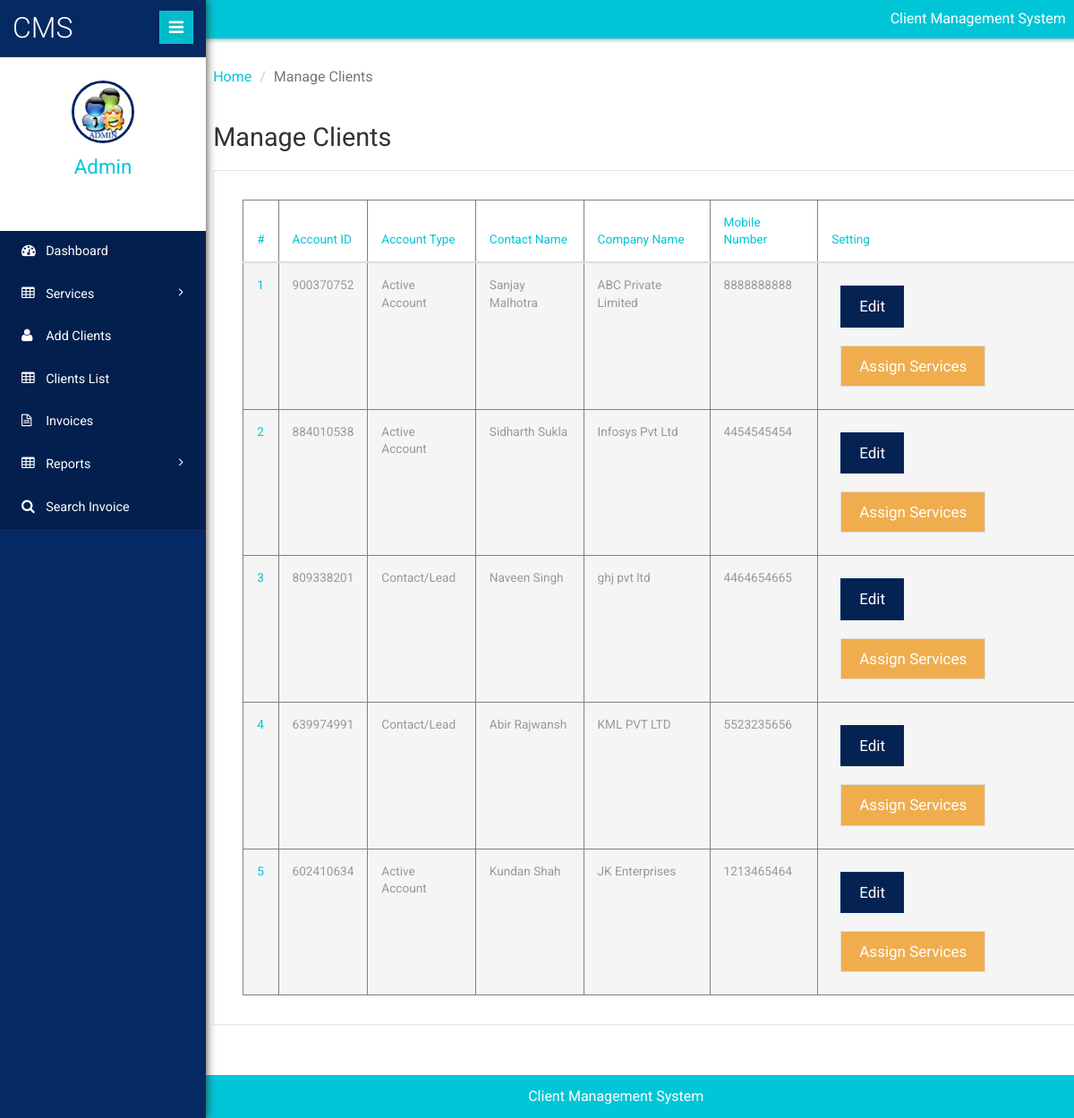
Screenshot of /clientms/admin/manage-client.php (signed in) with the database file from the repository.
### tables this page shows
CREATE TABLE `tblclient` (
  `ID` int(10) NOT NULL,
  `AccountID` int(10) DEFAULT NULL,
  `AccountType` varchar(50) DEFAULT NULL,
  `ContactName` varchar(120) DEFAULT NULL,
  `CompanyName` varchar(120) DEFAULT NULL,
  `Address` varchar(200) DEFAULT NULL,
  `City` varchar(120) DEFAULT NULL,
  `State` varchar(120) DEFAULT NULL,
  `ZipCode` int(10) DEFAULT NULL,
  `Workphnumber` bigint(10) DEFAULT NULL,
  `Cellphnumber` bigint(10) DEFAULT NULL,
  `Otherphnumber` bigint(10) DEFAULT NULL,
  `Email` varchar(200) DEFAULT NULL,
  `WebsiteAddress` varchar(200) DEFAULT NULL,
  `Notes` mediumtext DEFAULT NULL,
  `Password` varchar(200) NOT NULL,
  `CreationDate` timestamp NULL DEFAULT current_timestamp()
);

### clientms/admin/manage-client.php (the view, shortened to what this page needs)
<?php
include('includes/dbconnection.php');
if (strlen($_SESSION['clientmsaid']==0)) {
  header('location:logout.php');
  } else{
  	?>
<!DOCTYPE HTML>
<html>
<head>
	<link href="css/bootstrap.min.css" rel='stylesheet' type='text/css' />
	<link href="css/style.css" rel='stylesheet' type='text/css' />
	<link href="css/font-awesome.css" rel="stylesheet">
	<link rel="stylesheet" href="css/icon-font.min.css" type='text/css' />
</head>
<body>
	<div class="page-container">
		<div class="left-content">
			<div class="inner-content">
				<?php include_once('includes/header.php');?>
				<div class="outter-wp">
					<div class="sub-heard-part">
						<ol class="breadcrumb m-b-0">
							<li><a href="dashboard.php">Home</a></li>
							<li class="active">Manage Clients</li>
						</ol>
					</div>
					<div class="graph-visual tables-main">
						<h3 class="inner-tittle two">Manage Clients </h3>
						<div class="graph">
							<div class="tables">
								<table class="table" border="1"> <thead> <tr> <th>#</th>
									<th>Account ID</th>
									 <th>Account Type</th>
									 <th>Contact Name</th>
									 <th>Company Name</th>
									 <th>Mobile Number</th>
									 <th>Setting</th>
									  </tr>
									   </thead>
									    <tbody>
									    	<?php
$sql="SELECT * from tblclient";
$query = $dbh -> prepare($sql);
$query->execute();
$results=$query->fetchAll(PDO::FETCH_OBJ);
$cnt=1;
if($query->rowCount() > 0)
{
foreach($results as $row)
{               ?>
									     <tr class="active">
									      <th scope="row"><?php echo htmlentities($cnt);?></th>
									       <td><?php  echo htmlentities($row->AccountID);?></td>
									        <td><?php  echo htmlentities($row->AccountType);?></td>
									         <td><?php  echo htmlentities($row->ContactName);?></td>
									         <td><?php  echo htmlentities($row->CompanyName);?></td>
									         <td><?php  echo htmlentities($row->Workphnumber);?></td>
									        <td><a href="edit-client-details.php?editid=<?php echo $row->ID;?>" class="btn btn-primary btn-sm" target="blank">Edit</a>    <a href="add-client-services.php?addid=<?php echo $row->ID;?>" class="btn btn-warning btn-sm">Assign Services</a></td>
									     </tr>
									     <?php $cnt=$cnt+1;}} ?>
									     </tbody> </table>
							</div>
						</div>
					</div>
				</div>
				<?php include_once('includes/footer.php');?>
			</div>
		</div>
		<?php include_once('includes/sidebar.php');?>
	</div>
</body>
</html>
<?php }  ?>

### clientms/admin/includes/sidebar.php (shortened to what this page needs)
 <div class="sidebar-menu">
    <header class="logo">
        <a href="#" class="sidebar-icon"> <span class="fa fa-bars"></span> </a> <a href="dashboard.php"> <span id="logo"> <h1>CMS</h1></span>
        </a>
    </header>
    <div class="down">
        <?php
$aid=$_SESSION['clientmsaid'];
$sql="SELECT AdminName from  tbladmin where ID=:aid";
$query = $dbh -> prepare($sql);
$query->bindParam(':aid',$aid,PDO::PARAM_STR);
$query->execute();
$results=$query->fetchAll(PDO::FETCH_OBJ);
$cnt=1;
if($query->rowCount() > 0)
{
foreach($results as $row)
{               ?>
        <a href="dashboard.php"><img src="images/images.jpg" height="70" width="70"></a>
        <a href="dashboard.php"><span class=" name-caret"><?php  echo $row->AdminName;?></span></a>
        <?php $cnt=$cnt+1;}} ?>
        <ul>
            <li><a class="tooltips" href="admin-profile.php"><span>Profile</span><i class="lnr lnr-user"></i></a></li>
            <li><a class="tooltips" href="change-password.php"><span>Settings</span><i class="lnr lnr-cog"></i></a></li>
            <li><a class="tooltips" href="logout.php"><span>Log out</span><i class="lnr lnr-power-switch"></i></a></li>
        </ul>
    </div>
    <div class="menu">
        <ul id="menu" >
            <li><a href="dashboard.php"><i class="fa fa-tachometer"></i> <span>Dashboard</span></a></li>
            <li id="menu-academico" ><a href="#"><i class="fa fa-table"></i> <span> Services</span> <span class="fa fa-angle-right" style="float: right"></span></a>
            </li>
            <li><a href="add-client.php"><i class="fa fa-user"></i> <span>Add Clients</span></a></li>
            <li><a href="manage-client.php"><i class="fa fa-table"></i> <span>Clients List</span></a></li>
            <li><a href="invoices.php"><i class="fa fa-file-text-o"></i> <span>Invoices</span></a></li>
            <li id="menu-academico" ><a href="#"><i class="fa fa-table"></i> <span> Reports</span> <span class="fa fa-angle-right" style="float: right"></span></a>
            </li>
            <li><a href="search-invoices.php"><i class="fa fa-search"></i> <span>Search Invoice</span></a></li>
        </ul>
    </div>
</div>

### rows the page displays
tblclient: AccountID "900370752", AccountType "Active Account", ContactName "Sanjay Malhotra", CompanyName "ABC Private Limited", Workphnumber "8888888888"
tblclient: AccountID "884010538", AccountType "Active Account", ContactName "Sidharth Sukla", CompanyName "Infosys Pvt Ltd", Workphnumber "4454545454"
tblclient: AccountID "809338201", AccountType "Contact/Lead", ContactName "Naveen Singh", CompanyName "ghj pvt ltd", Workphnumber "4464654665"
tblclient: AccountID "639974991", AccountType "Contact/Lead", ContactName "Abir Rajwansh", CompanyName "KML PVT LTD", Workphnumber "5523235656"
tblclient: AccountID "602410634", AccountType "Active Account", ContactName "Kundan Shah", CompanyName "JK Enterprises", Workphnumber "1213465464"

### other values shown
$row->AdminName "Admin"
